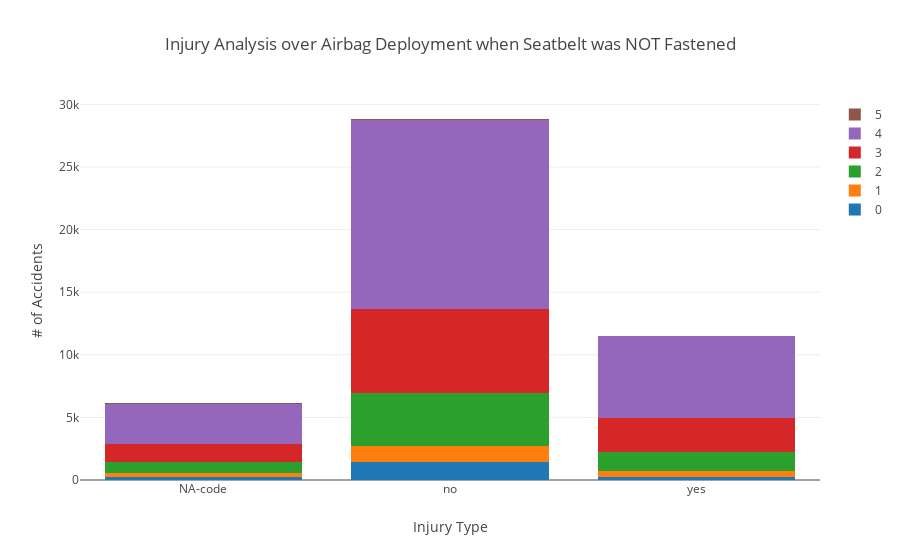
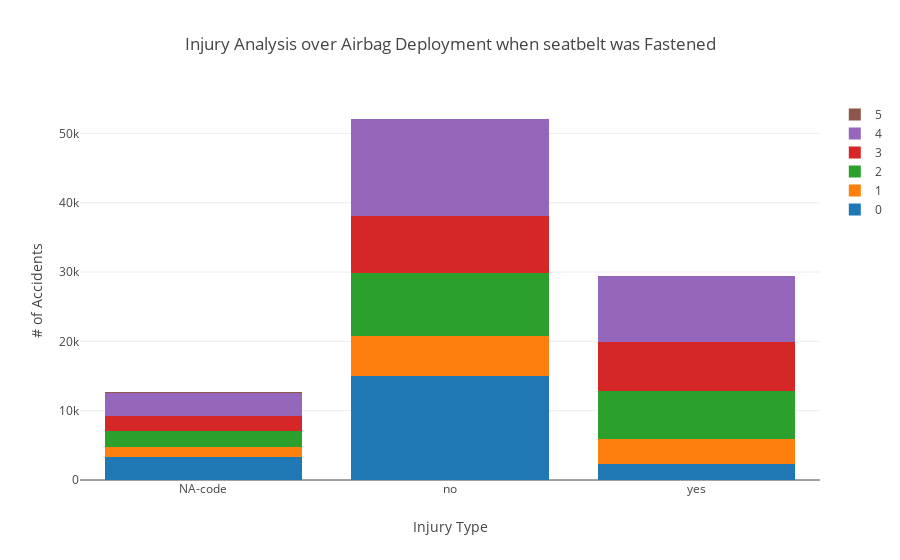

Here is the notebook cell these charts were saved with, in order:
### Code cell
plt.figure(figsize=(16,3))
filter_ = (data.Restraint == 'no')
iplot(stacked_chart(df=data[filter_], x='airbagDeploy', legend='injury', xaxistitle='Airbag Deployment', yaxistitle='# of Accidents', \
                    title='Injury Analysis over Airbag Deployment when Seatbelt was NOT Fastened'))
filter_ = (data.Restraint == 'yes')
iplot(stacked_chart(df=data[filter_], x='airbagDeploy', legend='injury', xaxistitle='IAirbag Deployment', yaxistitle='# of Accidents', \
                    title='Injury Analysis over Airbag Deployment when seatbelt was Fastened'))

### Figure 1 — Plotly figure (JSON) as saved in the notebook; plotly's stock layout.template omitted (floating-point values rounded to 4 significant figures)
{"data": [{"name": "0", "type": "bar", "x": ["NA-code", "no", "yes"], "y": [259, 1440, 211]}, {"name": "1", "type": "bar", "x": ["NA-code", "no", "yes"], "y": [295, 1274, 469]}, {"name": "2", "type": "bar", "x": ["NA-code", "no", "yes"], "y": [858, 4222, 1571]}, {"name": "3", "type": "bar", "x": ["NA-code", "no", "yes"], "y": [1454, 6739, 2737]}, {"name": "4", "type": "bar", "x": ["NA-code", "no", "yes"], "y": [3232, 15116, 6494]}, {"name": "5", "type": "bar", "x": ["NA-code", "no", "yes"], "y": [15, 43, 23]}], "layout": {"barmode": "stack", "title": "Injury Analysis over Airbag Deployment when Seatbelt was NOT Fastened", "xaxis": {"showticklabels": true, "title": "Injury Type", "type": "category"}, "yaxis": {"title": "# of Accidents"}}}

### Figure 2 — Plotly figure (JSON) as saved in the notebook; plotly's stock layout.template omitted (floating-point values rounded to 4 significant figures)
{"data": [{"name": "0", "type": "bar", "x": ["NA-code", "no", "yes"], "y": [3274, 15074, 2342]}, {"name": "1", "type": "bar", "x": ["NA-code", "no", "yes"], "y": [1459, 5750, 3567]}, {"name": "2", "type": "bar", "x": ["NA-code", "no", "yes"], "y": [2402, 9062, 7002]}, {"name": "3", "type": "bar", "x": ["NA-code", "no", "yes"], "y": [2126, 8249, 7047]}, {"name": "4", "type": "bar", "x": ["NA-code", "no", "yes"], "y": [3357, 13885, 9407]}, {"name": "5", "type": "bar", "x": ["NA-code", "no", "yes"], "y": [25, 61, 82]}], "layout": {"barmode": "stack", "title": "Injury Analysis over Airbag Deployment when seatbelt was Fastened", "xaxis": {"showticklabels": true, "title": "Injury Type", "type": "category"}, "yaxis": {"title": "# of Accidents"}}}
